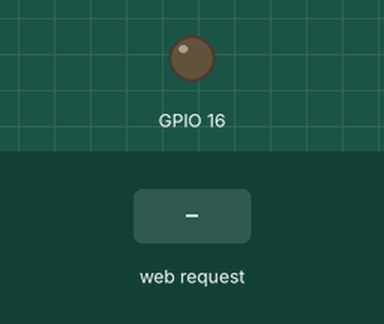
Recording of a sketch running on a simulated ESP8266 (NodeMCU). Shown: output pins drawn as LEDs (lit = HIGH). Inputs (shaded band) come from the test bench. WiFi joins after 1.5 s; servers stay silent unless stated; storage starts empty; what the sketch prints to the serial monitor is not drawn.

Above: at 2.7 s.
2.8 s: HTTP request GET /liga_desliga?btn=ligar received
At 3.4 s:
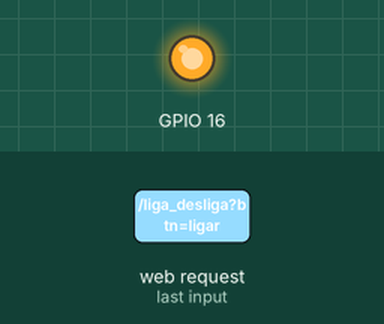
4.3 s: HTTP request GET /liga_desliga?btn=desligar received
At 5.8 s:
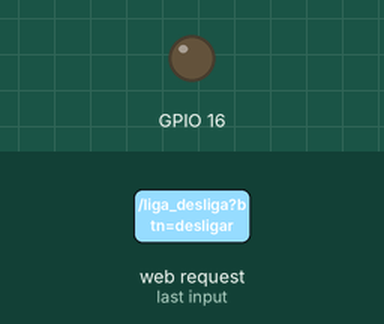
Timing chart, 0 to 7.3 s (numbered marks = the images above; inputs shaded):
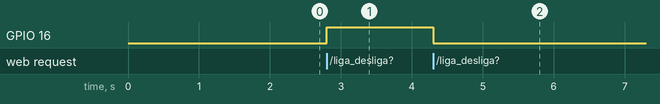

The sketch:

WebServer.ino
```cpp
#include <EEPROM.h>
#include <FS.h>
#include <ESP8266WiFi.h>
#include <WiFiClient.h>
#include <ESP8266WebServer.h>


const char *ssid = "Nathivo's House";
const char *password = "baileys123";
String btnLiga = "Ligar";
String btnDesliga = "Desligado";
String status_input1;
String status_input2;
ESP8266WebServer server(80);

void setup() {
  Serial.begin(9600);
  delay(10);
  SPIFFS.begin();
  WiFi.mode(WIFI_STA);
  WiFi.begin(ssid, password);
  delay(500);
  Serial.print("Conectando.");
  while(WiFi.status() != WL_CONNECTED) {
    delay(100);
    Serial.print(".");
  }
  Serial.println("");
  Serial.print("Conectado no ");
  Serial.println(ssid);
  Serial.print("IP address: ");
  Serial.println(WiFi.localIP());
  pinMode(16, OUTPUT);
  pinMode(4, INPUT);
  pinMode(5, INPUT);
  server.on("/",pgIndex);
  server.on("/style.css",style_css);
  server.on("/status",statuis);
  server.on("/liga_desliga",liga_desliga);
  server.begin();
}

void loop() {
  server.handleClient();
}
```

funcoes.ino
```cpp
void pgIndex() {
  File html = SPIFFS.open("/index.html","r");
  server.send(200, "text/html", html.readString());
  html.close();
}
void style_css() {
  File style_css = SPIFFS.open("/style.css","r");
  server.send(200, "text/css", style_css.readString());
  style_css.close();
}
void statuis(){
  status_input1 = digitalRead(4)? " Ligado ":" Desligado ";
  status_input2 = digitalRead(5)? " Ligado ":" Desligado ";
  String dadosXml = "";
  dadosXml = "<?xml version = \"1.0\"?>";
  dadosXml +="<status>";
  dadosXml += "<dados>";
  dadosXml += btnLiga;
  dadosXml += "</dados>";
  dadosXml += "<dados>";
  dadosXml += btnDesliga;
  dadosXml += "</dados>";
  dadosXml += "<dados>";
  dadosXml += status_input1;
  dadosXml += "</dados>";
  dadosXml += "<dados>";
  dadosXml += status_input2;
  dadosXml += "</dados>";
  dadosXml += "</status>";
  server.send(200, "text/xml", dadosXml);
}

void liga_desliga(){
  String btn = server.arg("btn");
  if(btn == "ligar"){
    btnLiga = "Ligado";
    btnDesliga = "Desligar";
    digitalWrite(16, HIGH);
  }else
  if(btn == "desligar"){
    btnDesliga = "Desligado";
    btnLiga = "Ligar";
    digitalWrite(16, LOW);
  }
  String dadosXml = "";
  dadosXml = "<?xml version = \"1.0\"?>";
  dadosXml +="<status>";
  dadosXml += "<dados>";
  dadosXml += btnLiga;
  dadosXml += "</dados>";
  dadosXml += "<dados>";
  dadosXml += btnDesliga;
  dadosXml += "</dados>";
  dadosXml += "</status>";
  server.send(200, "text/xml", dadosXml);
}
```

Measured:
- after the input at 2.8 s, GPIO 16: LOW → HIGH at once
- after the input at 4.3 s, GPIO 16: HIGH → LOW at once
